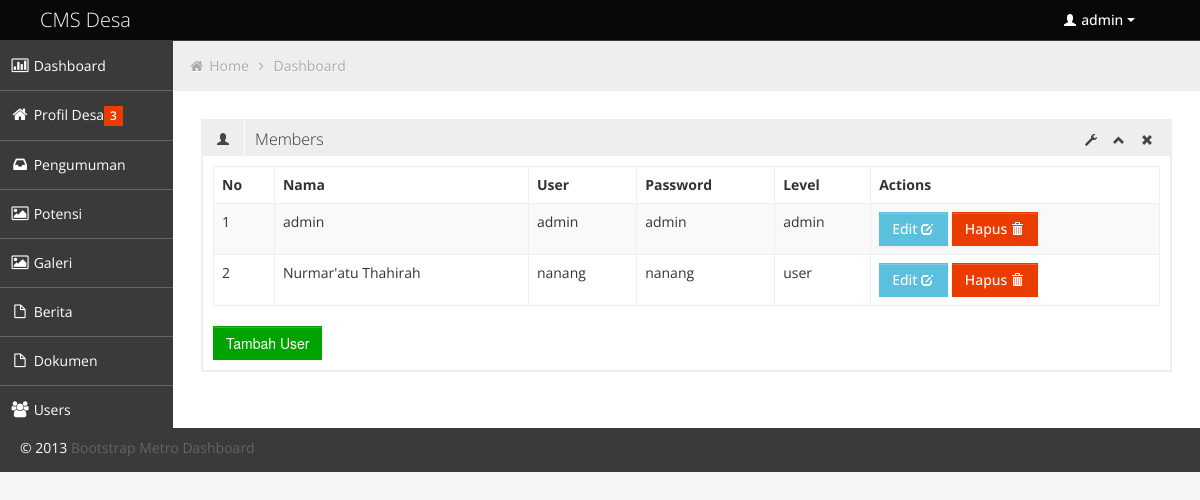
The page /admin/user (signed in) on the database its author committed.
### tables this page shows
CREATE TABLE `user` (
  `id` int(20) NOT NULL,
  `name` varchar(100) NOT NULL,
  `user` varchar(50) NOT NULL,
  `password` varchar(100) NOT NULL,
  `hitman` varchar(100) NOT NULL,
  `id_session` varchar(11) NOT NULL,
  `level` varchar(20) NOT NULL
);

### admin/libs/routers.php (called while the page is built, shortened)
<?php
	$url = isset($_GET['p']) ? $_GET['p'] : null;
	$url = rtrim($url, '/');
	$url = filter_var($url, FILTER_SANITIZE_URL);
	$url = explode('/', $url);
	$method = !empty($url[1])?$url[1]:'';
?>

### models/load_class.php (called while the page is built, shortened)
<?php
require_once('db.php');
	function autoload($class)
	{
		$namafile = $class.'.php';
	}
	try {
		$user = new user_model($db);
	} catch (Exception $e) {
		echo "Error".$e->getMessage()."\n";
	}
?>

### models/user_model.php (called while the page is built, shortened)
<?php
class user_model
{
	private $db;
	function __construct($database)
	{
		$this->db=$database;
	}
	function getUser()
	{
		$query = $this->db->prepare("SELECT * FROM  `user` ");
		try
		{
			$query->execute();
		}
		catch(PDOException $e)
		{
			die();
		}
		return $query->fetchAll(PDO::FETCH_ASSOC);
	}
}
?>

### admin/views/user_vw.php (the view, shortened to what this page needs)
<?php
if(isset($method)):
switch ($method)
{
	case'':
			echo '
			<div class="row-fluid sortable">
				<div class="box span12">
					<div class="box-header" data-original-title>
						<h2><i class="halflings-icon user"></i><span class="break"></span>Members</h2>
						<div class="box-icon">
							<a href="#" class="btn-setting"><i class="halflings-icon wrench"></i></a>
							<a href="#" class="btn-minimize"><i class="halflings-icon chevron-up"></i></a>
							<a href="#" class="btn-close"><i class="halflings-icon remove"></i></a>
						</div>
					</div>
					<div class="box-content">
						<table class="table table-striped table-bordered bootstrap-datatable datatable">
						  <thead>
							  <tr>
								  <th>No</th>
								  <th>Nama</th>
								  <th>User</th>
								  <th>Password</th>
								  <th>Level</th>
								  <th>Actions</th>
							  </tr>
						  </thead>
						  <tbody>
						  ';
						$no = 1;
						$user = $user->getUser();
						foreach ($user as $a)
						{
						  echo'
							<tr>
								<td>'.$no++.'</td>
								<td class="center">'.$a['name'].'</td>
								<td class="center">'.$a['user'].'</td>
								<td class="center">'.$a['hitman'].'</td>
								<td class="center">'.$a['level'].'</td>
								<td class="center">
									<a class="btn btn-info" href="'.adm.'user/edit/'.$a['id'].'"> Edit
										<i class="halflings-icon white edit"></i>
									</a>
									<a class="btn btn-danger" href=\'javascript: hapusAlert("'.$a['id'].'");\'> Hapus
										<i class="halflings-icon white trash"></i>
									</a>
								</td>
							</tr>
							';
						}
							echo'
						  </tbody>
					  </table>
					  		<a href="'.adm.'user/add"><button type="submit" class="btn btn-success">Tambah User</button></a>
					</div>
				</div>
			</div>
			';
	break;
}
?>
<?php
endif;
?>

### asset/css/style.css (style rules this page uses)
body { background: #F5F5F5; color: #333; border: none; font-family: 'Open Sans', sans-serif; font-weight: 400; }
a { color: #646464; }
h2 { font-size: 16px; line-height: 16px; }
.box { border: 2px solid #eee; background: #fff !important; margin-bottom: 28px; }
.box-header { height: 16px; font-size: 16px; line-height: 16px; padding: 10px; background: #eee; -webkit-box-shadow: none; -moz-box-shadow: none; box-shadow: none; overflow: hidden; }
.box-header h2 { float:left; margin-top: 0px; font-weight: 300; }
.box-header h2 i { margin: 0px 3px 0px 4px; opacity: .8; filter: alpha(opacity=80); -ms-filter:"progid:DXImageTransform.Microsoft.Alpha(Opacity=80)"; }
.box-header .box-icon { float:right; margin-top: 1px; }
.box-header .box-icon i { -webkit-transition: all 0.1s ease-in-out; -moz-transition: all 0.1s ease-in-out; -o-transition: all 0.1s ease-in-out; -ms-transition: all 0.1s ease-in-out; transition: all 0.1s ease-in-out; opacity: .8; filter: alpha(opacity=80); -ms-filter:"progid:DXImageTransform.Microsoft.Alpha(Opacity=80)"; }
.box-header .box-icon a { margin: 0px 5px; }
.box-content { position: relative; z-index: 50; margin-top: -1px; padding: 10px; background: #fff !important; }
.btn { display: inline-block; padding: 6px 12px; margin-bottom: 0; font-size: 14px; font-weight: 500; line-height: 20px; text-align: center; white-space: nowrap; vertical-align: middle; cursor: pointer; border: 1px solid #a7a9aa; -webkit-border-radius: 0px !important; border-radius: 0px !important; }
.btn i { margin-top: 2px; }
.btn { color: #ffffff; background-color: #a7a9aa; border-color: #a7a9aa; background-image: none; filter: none; text-shadow: none; }
.btn-danger { background-color: #EB3C00; border-color: #EB3C00; }
.btn-success { background-color: #00A300; border-color: #00A300; }
.btn-info { background-color: #5bc0de; border-color: #5bc0de; }
.table th, .table td { border-top: 1px solid #eee; }
.table-bordered { border-color: #eee; -webkit-border-radius: 0px !important; -moz-border-radius: 0px !important; border-radius: 0px !important; }
.table-bordered th, .table-bordered td { border-left: 1px solid #eee; }
.table-bordered thead:first-child tr:first-child > th:first-child, .table-bordered tbody:first-child tr:first-child > td:first-child, .table-bordered tbody:first-child tr:first-child > th:first-child { -webkit-border-radius: 0px !important; -moz-border-radius: 0px !important; border-radius: 0px !important; }
.table-bordered thead:first-child tr:first-child > th:last-child, .table-bordered tbody:first-child tr:first-child > td:last-child, .table-bordered tbody:first-child tr:first-child > th:last-child { -webkit-border-radius: 0px !important; -moz-border-radius: 0px !important; border-radius: 0px !important; }
.table-bordered thead:last-child tr:last-child > th:first-child, .table-bordered tbody:last-child tr:last-child > td:first-child, .table-bordered tbody:last-child tr:last-child > th:first-child, .table-bordered tfoot:last-child tr:last-child > td:first-child, .table-bordered tfoot:last-child tr:last-child > th:first-child { -webkit-border-radius: 0px !important; -moz-border-radius: 0px !important; border-radius: 0px !important; }
.table-bordered thead:last-child tr:last-child > th:last-child, .table-bordered tbody:last-child tr:last-child > td:last-child, .table-bordered tbody:last-child tr:last-child > th:last-child, .table-bordered tfoot:last-child tr:last-child > td:last-child, .table-bordered tfoot:last-child tr:last-child > th:last-child { -webkit-border-radius: 0px !important; -moz-border-radius: 0px !important; border-radius: 0px !important; }

### asset/css/halflings.css (style rules this page uses)
html, html .halflings { -webkit-font-smoothing: antialiased !important; }
.halflings-icon { display: inline-block; width: 14px; height: 14px; line-height: 14px; vertical-align: text-top; background-image: url(../img/glyphicons_halflings.svg); background-position: 0 0; background-repeat: no-repeat; vertical-align: top; *display: inline; *zoom: 1; *margin-right: .3em; }
.halflings-icon.white { background-image: url(../img/glyphicons_halflings-white.svg); }
.halflings-icon.user { background-position: -168px 0; }
.halflings-icon.remove { background-position: -312px 0; }
.halflings-icon.trash { background-position: -456px 0; }
.halflings-icon.edit { background-position: -96px -72px; }
.halflings-icon.chevron-up { background-position: -288px -120px; }
.halflings-icon.wrench { background-position: -360px -144px; }

### rows shown on the page
user: name "admin", user "admin", hitman "admin", level "admin"
user: name "Nurmar'atu Thahirah", user "nanang", hitman "nanang", level "user"

### other values the page prints
$_SESSION['user'] "admin"
